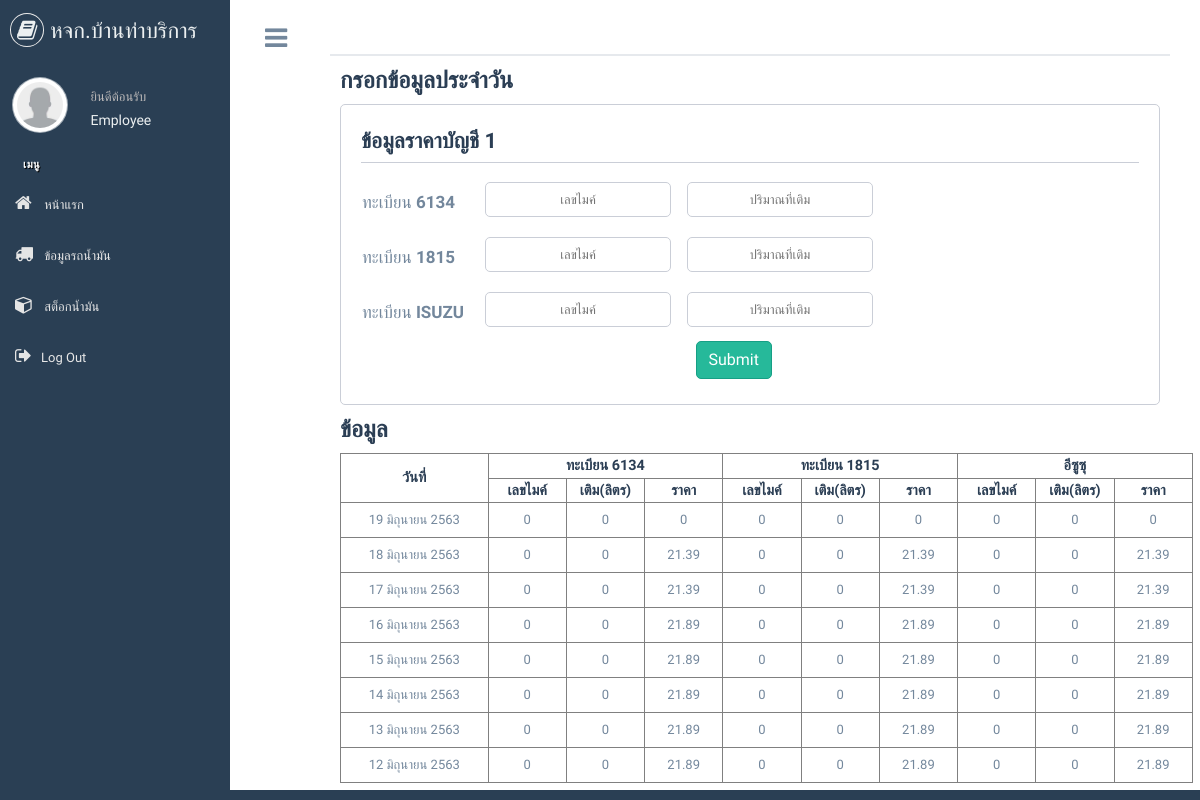
Page /production/informationGasCar.php (signed in) on the committed database.
### tables this page shows
CREATE TABLE `today_price` (
  `id` int(11) NOT NULL AUTO_INCREMENT,
  `gas_id` int(11) DEFAULT NULL,
  `current_price` double DEFAULT NULL,
  `sell_price` double DEFAULT NULL,
  `date` date DEFAULT NULL,
  PRIMARY KEY (`id`)
);

### production/informationGasCar.php (the view, shortened to what the rows shown need)
<!DOCTYPE html>
<html lang="en">
<head>
  <link href="../vendors/bootstrap/dist/css/bootstrap.min.css" rel="stylesheet">
  <link href="../vendors/font-awesome/css/font-awesome.min.css" rel="stylesheet">
  <link href="../vendors/nprogress/nprogress.css" rel="stylesheet">
  <link href="../vendors/iCheck/skins/flat/green.css" rel="stylesheet">
  <link href="../vendors/bootstrap-progressbar/css/bootstrap-progressbar-3.3.4.min.css" rel="stylesheet">
  <link href="../vendors/jqvmap/dist/jqvmap.min.css" rel="stylesheet" />
  <link href="../vendors/bootstrap-daterangepicker/daterangepicker.css" rel="stylesheet">
  <link href="../build/css/custom.min.css" rel="stylesheet">
</head>
<body class="nav-md">
  <div class="container body">
    <div class="main_container">
      <div class="col-md-3 left_col">
        <div class="left_col scroll-view">
          <div class="profile clearfix">
            <div class="profile_info">
              <h2>
                <?php
                echo $_SESSION['user_name'];
                require_once "connect.php";
                $userQuery = "SELECT * from car";
                $result = mysqli_query($connect, $userQuery);
                ?>
              </h2>
            </div>
          </div>
          <br />
        </div>
      </div>
      <div class="right_col" role="main" style="background-color: white;">
        <div class="row">
          <div class="col-md-12 col-sm-12 ">
            <div class="dashboard_graph">
              <?php if ($_SESSION['user_level'] != 1) { ?>
                <div class="setfont1">
                  <h1 style="font-weight: 800;color: #2B3E54;font-size: 180%;">กรอกข้อมูลประจำวัน</h1>
                  <div class="setborder">
                    <form action="inforCar-pro.php" method="GET">
                      <div class="column1">
                        <div class="showdetail">รถขนน้ำมัน</div>
                        <select name="cars" style="padding-left: 5%;width: 71%;height: 35px;margin-bottom: 15px;" class="form-control">
                          <option value="none" selected disabled hidden>เลือกรถ</option>
                          <?php while ($row = mysqli_fetch_assoc($result)) { ?>
                            <option value="<?php echo $id[] = $row['id'] ?>"><?php echo $name[] = $row['name'] ?></option>
                          <?php } ?>
                        </select>
                      </div>
                      <div class="column2">
                        <div class="showdetail">ปริมาณที่รับมา</div>
                        <table>
                          <tr>
                            <td class="name">G91</td>
                            <td><input type="text" onKeyUp="if(isNaN(this.value)){ alert('กรุณากรอกตัวเลข'); this.value='';}" name="g91"></td>
                            <td class="lit">ลิตร</td>
                          </tr>
                          <tr>
                            <td class="name">G95</td>
                            <td><input type="text" onKeyUp="if(isNaN(this.value)){ alert('กรุณากรอกตัวเลข'); this.value='';}" name="g95"></td>
                            <td class="lit">ลิตร</td>
                          </tr>
                          <tr>
                            <td class="name">Diesel</td>
                            <td><input type="text" onKeyUp="if(isNaN(this.value)){ alert('กรุณากรอกตัวเลข'); this.value='';}" name="de"></td>
                            <td class="lit">ลิตร</td>
                          </tr>
                        </table>
                      </div>
                      <div class="column3">
                        <div class="showdetail">ค่าเที่ยว</div>
                        <table>
                          <tr>
                            <td class="name">ค่าเที่ยวต่อรอบ</td>
                            <td><input type="text" onKeyUp="if(isNaN(this.value)){ alert('กรุณากรอกตัวเลข'); this.value='';}" name="tp" placeholder="2,800"></td>
                            <td class="lit">บาท</td>
                          </tr>
                          <tr>
                            <td class="name">ค่าอื่นๆ</td>
                            <td><input type="text" onKeyUp="if(isNaN(this.value)){ alert('กรุณากรอกตัวเลข'); this.value='';}" name="other"></td>
                            <td class="lit">บาท</td>
                          </tr>
                          <tr>
                            <td class="name">หมายเหตุ</td>
                            <td><input type="text" name="detail"></td>
                          </tr>
                        </table>
                      </div>
                      <input type="submit" class="btn btn-success" value="Submit">
                    </form>
                  </div>
                  <br>
                  <div class="show_information">
                    <?php
                    $table = array('C6134', 'C1815', 'ISUZU');
                    ?>
                    <h1 style="font-weight: 800;color: #2B3E54;font-size: 180%;">ข้อมูลรถน้ำมัน</h1>
                    <form action="informationGasCar_m.php" method="GET">
                      <div class="qwer">
                        <table class="asdasd" style="width: 20%;">
                          <tr>
                            <td><select name="select_m" class="form-control" style="width: 130px;">
                                <option value="none" selected disabled hidden>เลือกเดือน</option>
                                <option value="01">มกราคม</option>
                                <option value="02">กุมภาพันธ์</option>
                                <option value="03">มีนาคม</option>
                                <option value="04">เมษายน</option>
                                <option value="05">พฤษภาคม</option>
                                <option value="06">มิถุนายน</option>
                                <option value="07">กรกฎาคม</option>
                                <option value="08">สิงหาคม</option>
                                <option value="09">กันยายน</option>
                                <option value="10">ตุลาคม </option>
                                <option value="11">พฤศจิกายน</option>
                                <option value="12">ธันวาคม</option>
                              </select></td>
                            <td><input type="submit" class="btn btn-success" value="Submit"></td>
                          </tr>
                        </table>
                      </div>
                    </form>
                    <br>
                    <?php for ($i = 0; $i < count($id); $i++) { ?>
                      <br>
                      <table border="1">
                        <tr>
                          <th rowspan="2" style="height: 65px;">วันที่</th>
                          <th colspan="7">ทะเบียน <?php echo $name[$i] ?></th>
                          <th colspan="3">ปริมาณที่รับมา</th>
                        </tr>
                        <tr>
                          <th>เลขไมค์</th>
                          <th>เติมลิตร</th>
                          <th>ราคา</th>
                          <th>ค่าน้ำมัน</th>
                          <th>ค่าเที่ยว</th>
                          <th style="width: 13%;">ค่าอื่นๆ</th>
                          <th style="width: 10%;">รวมค่าขนส่ง</th>
                          <th style="width: 7%;">G91</th>
                          <th style="width: 7%;">G95</th>
                          <th style="width: 7%;">Diesel</th>
                        </tr>
                        <?php
                        $month = array('-', 'มกราคม', 'กุมภาพันธ์', 'มีนาคม', 'เมษายน', 'พฤษภาคม', 'มิถุนายน', 'กรกฎาคม', 'สิงหาคม', 'กันยายน', 'ตุลาคม', 'พฤศจิกายน', 'ธันวาคม');
                        $Q = "Select * from $table[$i] order by date DESC limit 7";
                        $Check_result = mysqli_query($connect, $Q);
                        while ($row = mysqli_fetch_assoc($Check_result)) {
                          $d = $row['date'];
                          $date = explode("-", $row['date']);
                          $Sdate = array($date[2], $month[(int) $date[1]], $date[0] + 543);
                          $Tdate = implode(" ", $Sdate);
                          $Q2 = "select sell_price from today_price where date = '$d' and gas_id = 3";
                          $re1 = mysqli_query($connect, $Q2);
                          if (!$re1) {
                            die("Could not successfully run the query $userQuery " . mysqli_error($connect));
                          }
                          $Dep = mysqli_fetch_assoc($re1);
                        ?>
                          <tr>
                            <td style="height: 30px;"><?php echo $Tdate  ?></td>
                            <td><?php echo $row['number']; ?></td>
                            <td><?php echo number_format($row['value'], 2); ?></td>
                            <td><?php echo number_format($Dep['sell_price'], 2); ?></td>
                            <td><?php echo number_format($Dep['sell_price'] * $row['value'], 2); ?></td>
                            <td><?php echo number_format($row['cost'], 2); ?></td>
                            <td><?php echo number_format($row['other_price']);
                                if (!empty($row['detail'])) {
                                  echo "(", $row['detail'], ")";
                                } ?></td>
                            <td><?php echo number_format($row['cost'] + $row['other_price'] + ($Dep['current_price'] * $row['value']), 2); ?></td>
                            <td><?php echo $row['G91']; ?></td>
                            <td><?php echo $row['G95']; ?></td>
                            <td><?php echo $row['Desel']; ?></td>
                          </tr>
                        <?php } ?>
                      </table>
                    <?php } ?>
                  </div>
                </div>
              <?php } else { ?>
                <div class="setfont1">
                  <div class="setcol1">
                    <h1 style="font-weight: 800;color: #2B3E54;font-size: 180%;">กรอกข้อมูลประจำวัน</h1>
                  </div>
                  <div class="setcol2">
                    <div class="show_information">
                      <h1 style="font-weight: 800;color: #2B3E54;font-size: 180%;">ข้อมูล</h1>
                      <table border="1" style="text-align: center; width:104%; ">
                        <tr>
                          <th rowspan="2" style="width: 13.2%;">วันที่</th>
                          <th colspan="3">ทะเบียน 6134</th>
                          <th colspan="3">ทะเบียน 1815</th>
                          <th colspan="3">อีซูซุ</th>
                        </tr>
                        <tr class="setwid">
                          <th>เลขไมค์</th>
                          <th>เติม(ลิตร)</th>
                          <th>ราคา</th>
                          <th>เลขไมค์</th>
                          <th>เติม(ลิตร)</th>
                          <th>ราคา</th>
                          <th>เลขไมค์</th>
                          <th>เติม(ลิตร)</th>
                          <th>ราคา</th>
                        </tr>
                        <?php
                        $day = date("d");
                        for ($i = $day; $i >= $day - 7; $i--) {
                          $month = array('-', 'มกราคม', 'กุมภาพันธ์', 'มีนาคม', 'เมษายน', 'พฤษภาคม', 'มิถุนายน', 'กรกฎาคม', 'สิงหาคม', 'กันยายน', 'ตุลาคม', 'พฤศจิกายน', 'ธันวาคม');
                          $Tdate = explode("-", date("Y-m-$i"));
                          $Sdate = array($Tdate[2], $month[(int) $Tdate[1]], $Tdate[0] + 543);
                          $date = implode(" ", $Sdate);
                          $dt = date("Y-m-$i");
                          $q1 = "select current_price from today_price where date = '$dt' and gas_id = 3";
                          $result = mysqli_query($connect, $q1);
                          if (mysqli_num_rows($result) == 0) {
                            $current_price = 0;
                          } else {
                            $row = mysqli_fetch_assoc($result);
                            $current_price = $row['current_price'];
                          }
                          $q1 = "select number,value from C6134 where date = '$dt'";
                          $result = mysqli_query($connect, $q1);
                          $row = mysqli_fetch_assoc($result);
                          $num_6134 = $row['number'];
                          $val_6134 = $row['value'];
                          if (empty($num_6134)) {
                            $num_6134 = 0;
                          }
                          if (empty($val_6134)) {
                            $val_6134 = 0;
                          }
                          $q1 = "select number,value from C1815 where date = '$dt'";
                          $result = mysqli_query($connect, $q1);
                          $row = mysqli_fetch_assoc($result);
                          $num_1815 = $row['number'];
                          $val_1815 = $row['value'];
                          if (empty($num_1815)) {
                            $num_1815 = 0;
                          }
                          if (empty($val_1815)) {
                            $val_1815 = 0;
                          }
                          $q1 = "select number,value from ISUZU where date = '$dt'";
                          $result = mysqli_query($connect, $q1);
                          $row = mysqli_fetch_assoc($result);
                          $num_isuzu = $row['number'];
                          $val_isuzu = $row['value'];
                          if (empty($num_isuzu)) {
                            $num_isuzu = 0;
                          }
                          if (empty($val_isuzu)) {
                            $val_isuzu = 0;
                          }
                        ?>
                          <tr>
                            <td style="height: 35px;"><?php echo $date; ?></td>
                            <td><?php echo $num_6134; ?></td>
                            <td><?php echo $val_6134; ?></td>
                            <td><?php echo $current_price; ?></td>
                            <td><?php echo $num_1815; ?></td>
                            <td><?php echo $val_1815; ?></td>
                            <td><?php echo $current_price; ?></td>
                            <td><?php echo $num_isuzu; ?></td>
                            <td><?php echo $val_isuzu; ?></td>
                            <td><?php echo $current_price; ?></td>
                          </tr>
                        <?php }
                        ?>
                      </table>
                    </div>
                  </div>
                </div>
              <?php } ?>
            </div>
          </div>
</body>
</html>

### rows in the picture
today_price: current_price "21.39"
today_price: current_price "21.39"
today_price: current_price "21.89"
today_price: current_price "21.89"
today_price: current_price "21.89"
today_price: current_price "21.89"
today_price: current_price "21.89"

### other values in the picture
$_SESSION['user_name'] "Employee"
$date "19 มิถุนายน 2563"
$num_6134 "0"
$val_6134 "0"
$current_price "0"
$num_1815 "0"
$val_1815 "0"
$num_isuzu "0"
$val_isuzu "0"
$date "18 มิถุนายน 2563"
$date "17 มิถุนายน 2563"
$date "16 มิถุนายน 2563"
$date "15 มิถุนายน 2563"
$date "14 มิถุนายน 2563"
$date "13 มิถุนายน 2563"
